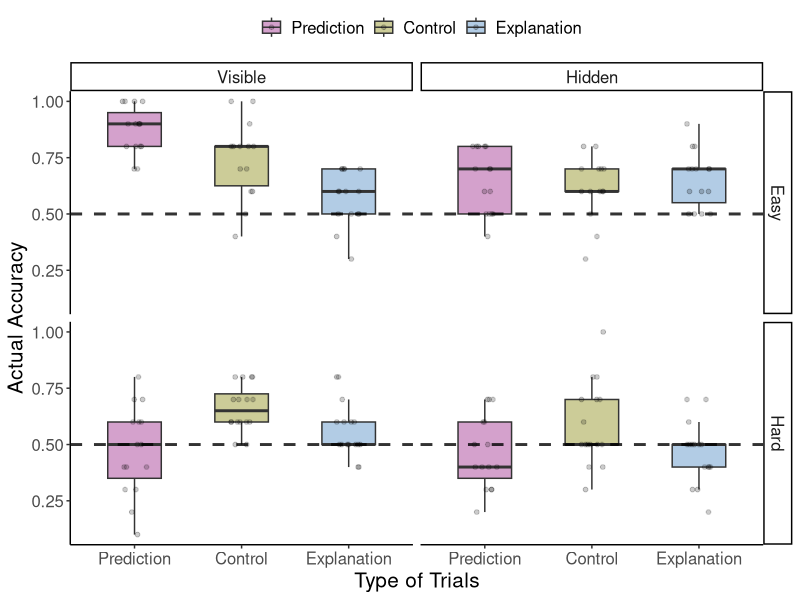

Generate this figure with R:
## ---- chunk 1
library(tidyverse)
ss <- read.csv("../data_clean/2023-01-28_participants_clean_an-exp1_n-91.csv")
ts_p <- read.csv("../data_clean/2023-01-28_test_prediction_clean_an-exp1_n-91.csv")
ts_c <- read.csv("../data_clean/2023-01-28_test_control_clean_an-exp1_n-91.csv")
ts_e <- read.csv("../data_clean/2023-01-28_test_explanation_clean_an-exp1_n-91.csv")

tmp_p <- ts_p %>% select(participant_id, fsm_type, trial_type, response_correct, trial_id) %>% mutate(task = "Prediction")
tmp_c <- ts_c %>% select(participant_id, fsm_type, trial_type, response_correct, trial_id) %>% mutate(task = "Control")
tmp_e <- ts_e %>% select(participant_id, fsm_type, trial_type, response_correct, trial_id) %>% mutate(task = "Explanation")

ts <- tmp_p %>% bind_rows(tmp_c) %>% bind_rows(tmp_e) %>% mutate(response_correct = as.integer(response_correct))

ss_raw <- ss
## ---- chunk 2
ts_acc <- ts %>% group_by(participant_id) %>% summarise(n_trials = n(), 
                                                        accuracy = mean(response_correct), 
                                                        accuracy_vis = mean(response_correct[trial_type == "visible"]), 
                                                        accuracy_hid = mean(response_correct[trial_type == "hidden"]))  
ss <- ss_raw %>% left_join(ts_acc)
## ---- chunk 3
tmp <- ss %>% select(participant_id, study_fsm, study_task, accuracy_vis, accuracy_hid) %>% pivot_longer(cols = accuracy_vis:accuracy_hid, 
                                                                                                         names_to = "trials_type", 
                                                                                                         values_to = "accuracy") %>% 
  mutate(trials_type = ifelse(trials_type == "accuracy_vis", "Visible", "Hidden"))
tmp$trials_type <- factor(tmp$trials_type, levels = c("Visible", "Hidden"))
tmp$study_task <- factor(tmp$study_task, levels = c("prediction", "control", "explanation"), labels = c("Prediction", "Control", "Explanation"))

plot1 <- ggplot(tmp, aes(study_task, accuracy, fill = study_task)) +
  geom_boxplot(
    width = 0.5,
    # removing outliers
    outlier.color = NA,
    alpha = 0.5, 
    position = position_dodge(width=0.8)
  )   + 
  geom_hline(yintercept = 0.5, color = "black", linetype = "dashed",size = 1, alpha = 0.8) +
  geom_point(position = position_jitterdodge(dodge.width = 0.8, jitter.width = 0.6), size = 1.3, alpha = 0.2) + 
  scale_fill_manual(values = c("Prediction" = "#AA4499","Control" = "#999933", "Explanation" = "#6699CC")) + 
  facet_grid(study_fsm~trials_type, labeller = labeller(study_fsm = c(easy = "Easy", hard = "Hard")))  + theme_classic()+  theme(legend.position = "top", strip.text.x = element_text(size = 12), axis.text = element_text(size = 12), text = element_text(size = 15)) + 
   labs(fill = "",
    y = "Actual Accuracy", 
    x = "Type of Trials"
  ) 
plot1
## ---- chunk 4
correlations <- {}
for(task in unique(ss$study_task)) {
  cor <- cor.test(ss$q_estimate[ss$study_task == task], ss$accuracy[ss$study_task == task], method = "spearman",exact = F )
  correlations[task] = paste0("r_s = ", round(cor$estimate, 2), "; p = ",round(cor$p.value, 3))
}
correlations
## ---- chunk 5
correlations_vis <- {}
for(task in unique(ss$study_task)) {
  cor <- cor.test(ss$q_estimate[ss$study_task == task], ss$accuracy_vis[ss$study_task == task], method = "spearman",exact = F )
  correlations_vis[task] =  paste0("r_s = ", round(cor$estimate, 2), "; p = ",round(cor$p.value, 3))
}
correlations_vis
## ---- chunk 6

correlations_hid <- {}
for(task in unique(ss$study_task)) {
  cor <- cor.test(ss$q_estimate[ss$study_task == task], ss$accuracy_hid[ss$study_task == task], method = "spearman",exact = F )
  correlations_hid[task] =  paste0("r_s = ", round(cor$estimate, 2), "; p = ",round(cor$p.value, 3))
}
correlations_hid
## ---- chunk 7
ss %>% group_by(study_task, q_strategy) %>% summarise(median_acc = median(accuracy), n = n()) %>% arrange(study_task, desc(n)) %>% filter(!is.na(q_strategy))
